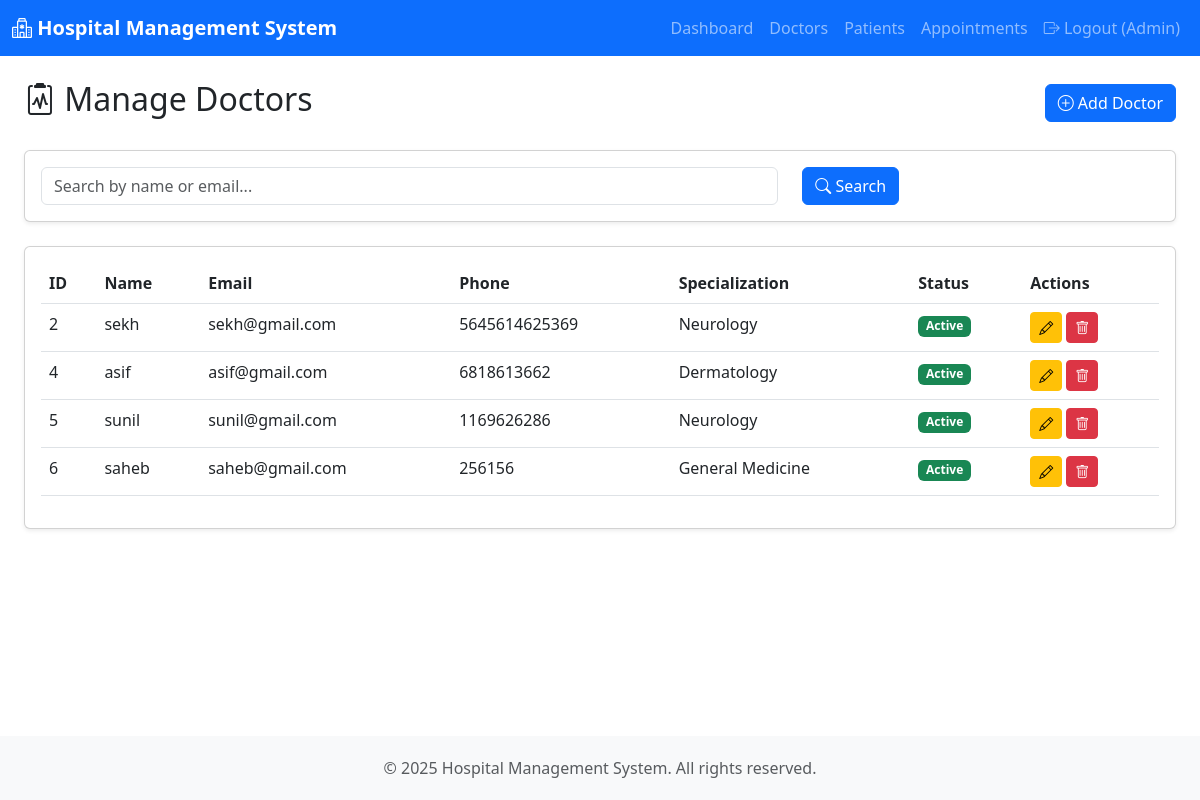
Page /admin/doctors (signed in) on the committed database.
### models.py (models this page shows, shortened)
class User(db.Model):
    __tablename__ = 'users'
    id = db.Column(db.Integer, primary_key=True)
    name = db.Column(db.String(100), nullable=False)
    email = db.Column(db.String(120), unique=True, nullable=False)
    password_hash = db.Column(db.String(255), nullable=False)
    role = db.Column(db.String(20), nullable=False)
    phone = db.Column(db.String(15))
    address = db.Column(db.Text)
    date_of_birth = db.Column(db.Date)
    gender = db.Column(db.String(10))
    created_at = db.Column(db.DateTime, default=datetime.utcnow)
    is_active = db.Column(db.Boolean, default=True)
    department_id = db.Column(db.Integer, db.ForeignKey('departments.id'))
    department = db.relationship('Department', backref='doctors')

class Department(db.Model):
    __tablename__ = 'departments'
    id = db.Column(db.Integer, primary_key=True)
    name = db.Column(db.String(100), unique=True, nullable=False)
    description = db.Column(db.Text)
    created_at = db.Column(db.DateTime, default=datetime.utcnow)

### app.py (the view)
@app.route('/admin/doctors')
@role_required('Admin')
def admin_doctors():
    search_query = request.args.get('search', '')
    if search_query:
        doctors = User.query.filter(
            User.role == 'Doctor',
            db.or_(
                User.name.ilike(f'%{search_query}%'),
                User.email.ilike(f'%{search_query}%')
            )
        ).all()
    else:
        doctors = User.query.filter_by(role='Doctor').all()
    departments = Department.query.all()
    return render_template('admin/doctors.html', doctors=doctors, departments=departments)

### app.py (called while the page is built)
def role_required(role):
    def decorator(f):
        @wraps(f)
        def decorated_function(*args, **kwargs):
            if 'user_id' not in session:
                flash('Please log in to access this page.', 'warning')
                return redirect(url_for('login'))
            user = User.query.get(session['user_id'])
            if not user or user.role != role:
                flash('You do not have permission to access this page.', 'danger')
                return redirect(url_for('index'))
            return f(*args, **kwargs)
        return decorated_function
    return decorator

### templates/admin/doctors.html (shortened to what this page needs)
{% extends "base.html" %}
{% block content %}
<div class="container-fluid">
    <div class="d-flex justify-content-between align-items-center mb-4">
        <h2><i class="bi bi-clipboard2-pulse"></i> Manage Doctors</h2>
        <button class="btn btn-primary" data-bs-toggle="modal" data-bs-target="#addDoctorModal">
            <i class="bi bi-plus-circle"></i> Add Doctor
        </button>
    </div>
    <div class="card mb-4">
        <div class="card-body">
            <form method="GET" action="{{ url_for('admin_doctors') }}">
                <div class="row">
                    <div class="col-md-8">
                        <input type="text" class="form-control" name="search" placeholder="Search by name or email..." value="{{ request.args.get('search', '') }}">
                    </div>
                    <div class="col-md-4">
                        <button type="submit" class="btn btn-primary">
                            <i class="bi bi-search"></i> Search
                        </button>
                    </div>
                </div>
            </form>
        </div>
    </div>
    <div class="card">
        <div class="card-body">
            <div class="table-responsive">
                <table class="table table-hover">
                    <thead>
                        <tr>
                            <th>ID</th>
                            <th>Name</th>
                            <th>Email</th>
                            <th>Phone</th>
                            <th>Specialization</th>
                            <th>Status</th>
                            <th>Actions</th>
                        </tr>
                    </thead>
                    <tbody>
                        {% for doctor in doctors %}
                        <tr>
                            <td>{{ doctor.id }}</td>
                            <td>{{ doctor.name }}</td>
                            <td>{{ doctor.email }}</td>
                            <td>{{ doctor.phone or 'N/A' }}</td>
                            <td>{{ doctor.department.name if doctor.department else 'N/A' }}</td>
                            <td>
                                {% if doctor.is_active %}
                                    <span class="badge bg-success">Active</span>
                                {% else %}
                                    <span class="badge bg-danger">Inactive</span>
                                {% endif %}
                            </td>
                            <td>
                                <button class="btn btn-sm btn-warning" onclick="editDoctor({{ doctor.id }}, '{{ doctor.name }}', '{{ doctor.email }}', '{{ doctor.phone or '' }}', {{ doctor.department_id or 'null' }})">
                                    <i class="bi bi-pencil"></i>
                                </button>
                                <form method="POST" action="{{ url_for('admin_delete_doctor', doctor_id=doctor.id) }}" style="display:inline;" onsubmit="return confirm('Are you sure?')">
                                    <button type="submit" class="btn btn-sm btn-danger">
                                        <i class="bi bi-trash"></i>
                                    </button>
                                </form>
                            </td>
                        </tr>
                        {% else %}
                        <tr>
                            <td colspan="7" class="text-center">No doctors found</td>
                        </tr>
                        {% endfor %}
                    </tbody>
                </table>
            </div>
        </div>
    </div>
</div>
{% endblock %}

### templates/base.html (style rules this page uses)
body { min-height: 100vh; display: flex; flex-direction: column; }
.card { box-shadow: 0 0.125rem 0.25rem rgba(0,0,0,0.075); margin-bottom: 1.5rem; }

### rows in the picture
User: id "2", name "sekh", email "sekh@gmail.com", phone "5645614625369", department "Neurology", is_active "Active"
User: id "4", name "asif", email "asif@gmail.com", phone "6818613662", department "Dermatology", is_active "Active"
User: id "5", name "sunil", email "sunil@gmail.com", phone "1169626286", department "Neurology", is_active "Active"
User: id "6", name "saheb", email "saheb@gmail.com", phone "256156", department "General Medicine", is_active "Active"

### other values in the picture
{{ session.user_name }} "Admin"
